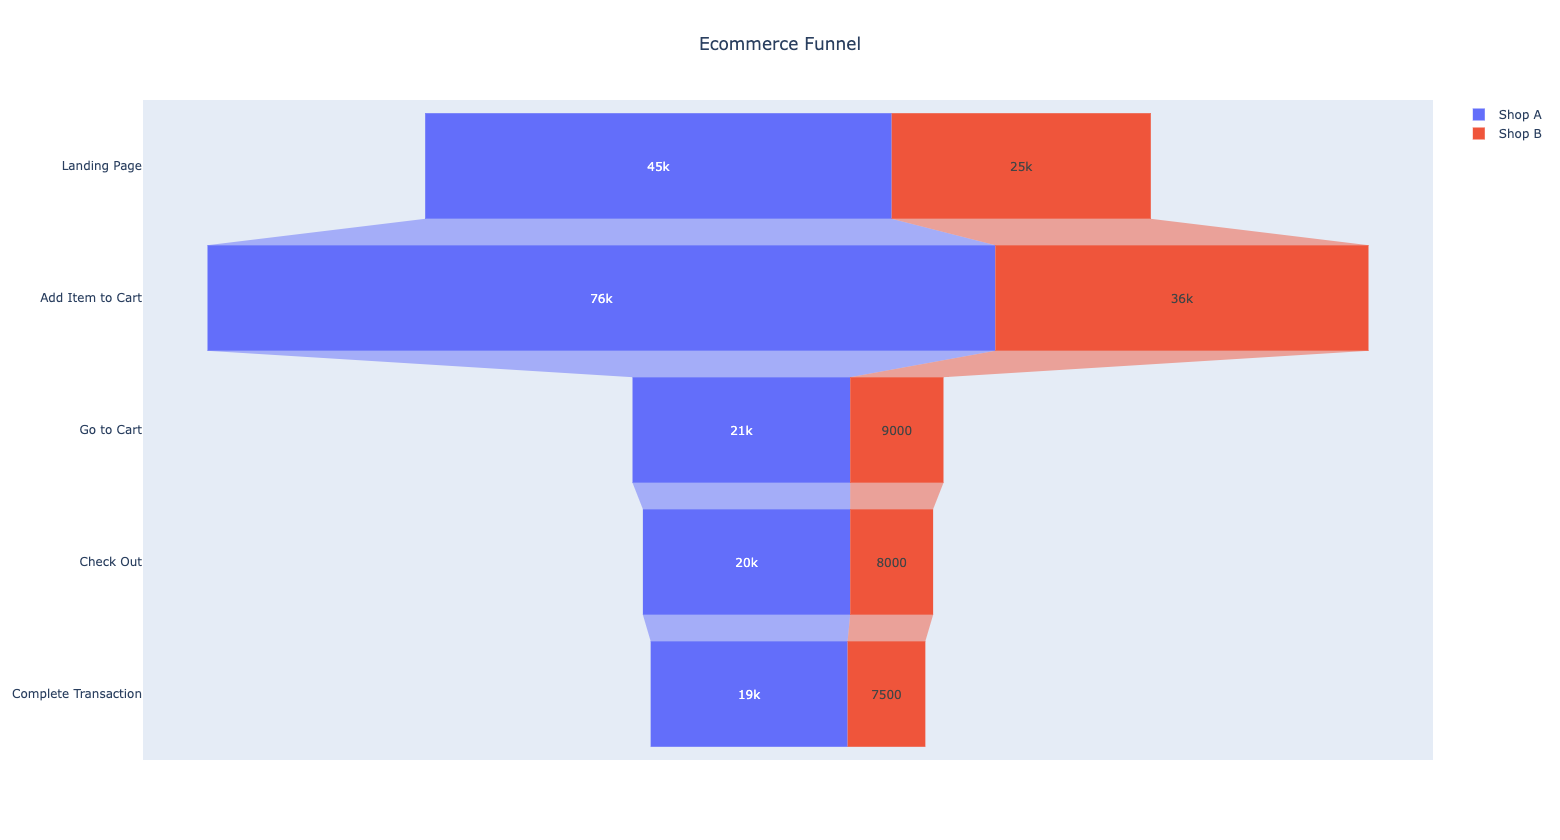

Source code (Python):
import pandas as pd
import plotly
import plotly.graph_objs as go
from plotly.offline import *


# To initiate ploty to run offline
init_notebook_mode(connected=True)

# Read data
df = pd.read_csv('../Data/ecom_funnel.csv')

data = []
for shop in df['shop'].unique():
	df_temp = df[df['shop']==shop]
	data.append(go.Funnel(
		name = shop,
	    y = df_temp['stage'],
	    x = df_temp['count'])
	)
# Layout
layout = dict(title={'text':'Ecommerce Funnel', 'x':0.5},
              barmode='group', xaxis=dict(tickmode='linear'))

fig = go.Figure(data=data, layout=layout)

plotly.offline.plot(fig, filename='stack_funnel.html')
